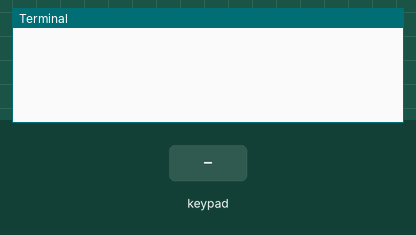
Simulated run of this program. Board: Raspberry Pi (BCM pin numbers). Shown: the last lines printed to the terminal. The inputs (shaded band) are chosen by the test bench.

Above: at 1.2 s.
1.3 s: key '1' pressed
At 2.5 s:
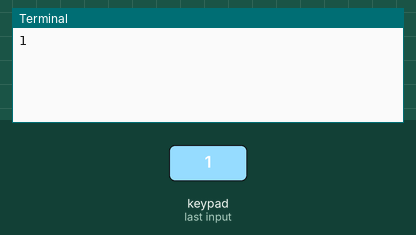
2.8 s: keypad keys 1 2 # pressed 0.4 s apart
At 4.4 s:
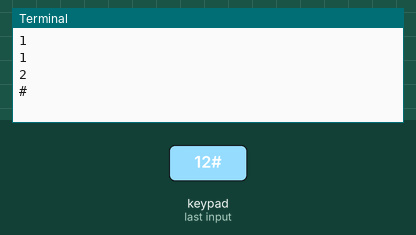
5.5 s: key 'A' pressed
At 6.7 s:
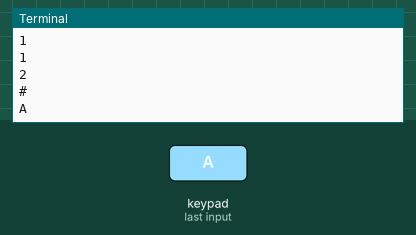
7.0 s: keypad keys 1 2 * pressed 0.4 s apart
At 8.8 s:
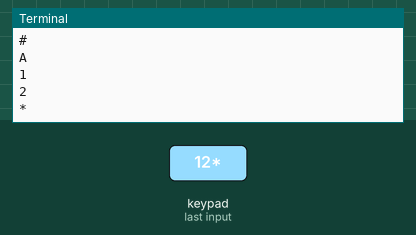
9.7 s: key 'B' pressed
At 10.2 s:
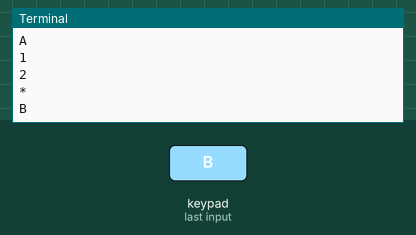
11.2 s: keypad keys 1 2 D pressed 0.4 s apart
At 13.2 s:
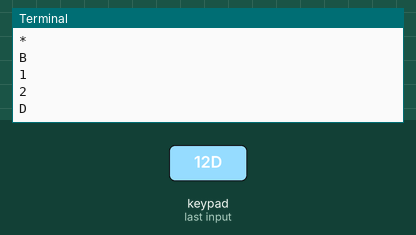

Measured:
- after the input at 1.3 s, the terminal: prints a new line at once (image 1)
- after the input at 2.8 s, the terminal: prints a new line after 0.40 s (image 2)
- after the input at 5.5 s, the terminal: prints a new line at once (image 3)
- after the input at 7.0 s, the terminal: prints a new line at once (image 4)
- after the input at 9.7 s, the terminal: prints a new line at once (image 5)
- after the input at 11.2 s, the terminal: prints a new line at once (image 6)

The program:

keypad-4x4-matrix.py
```python
# @Auth Xtrans Solutions Pvt. Ltd.
# Program to test 4x4 Keypad Matrix
# Connect CN9 to CN5
#Before Execute the program install pad4pi library using following command
#sudo apt-get install pad4pi
import RPi.GPIO as GPIO
import time
from pad4pi import rpi_gpio

KEYPAD = [
        ["1","2","3","A"],
        ["4","5","6","B"],
        ["7","8","9","C"],
        ["*","0","#","D"]
]

ROW_PINS = [22,18,2,3] # BCM numbering  # board [24,19,21,23]
COL_PINS = [8,10,9,11]# BCM numbering    #board [15,12,3,5]

factory = rpi_gpio.KeypadFactory()
keypad = factory.create_keypad(keypad=KEYPAD, row_pins=ROW_PINS, col_pins=COL_PINS)


def printKey(key):
    print(key)
    time.sleep(0.2)

keypad.registerKeyPressHandler(printKey)

def destroy():   #When program ending, the function is executed.
    GPIO.cleanup()


if __name__ == '__main__': #Program starting from here
    try:
        while True:
            time.sleep(0.5)
    except KeyboardInterrupt:
            destroy()
    except :
        keypad.cleanup()
```
